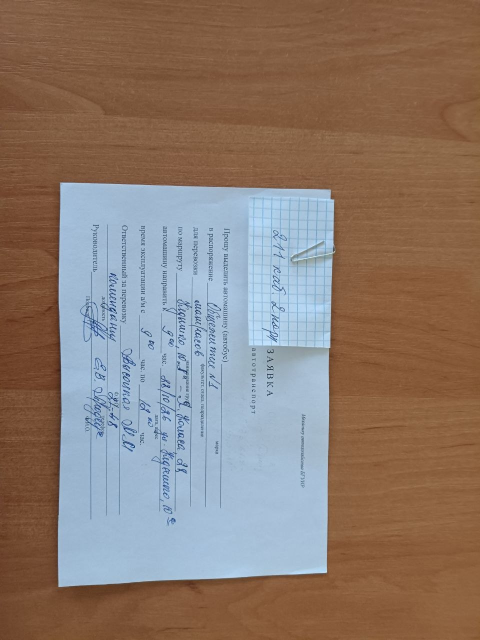
#> input picture test/1.jpg, 960 x 1280 px (shown at 1/2 size)
$ python -i scanner.py   (imports and definitions only)
#> lines starting #> are read from the running program, lines starting #| are printed output that depends on the picture; after the words box and inside, x2 and y2 are one past the last pixel; in counts of white or black regions, pixels touching at a corner belong together
"""Поиск документа на фотографии, выравнивание и очистка."""

from __future__ import annotations

import os
from dataclasses import dataclass
from typing import Optional

import cv2
import numpy as np
from PIL import Image, ImageOps

MAX_DETECT_SIZE = 1400
MIN_AREA_RATIO = 0.05


@dataclass
class ScanResult:
    """Результат обработки фотографии."""

    image: np.ndarray
    corners: np.ndarray
    found: bool


def load_image(path: str) -> np.ndarray:
    """Загружает изображение с учётом EXIF-поворота и юникод-путей."""
    with Image.open(path) as pil_image:
        pil_image = ImageOps.exif_transpose(pil_image)
        rgb = np.asarray(pil_image.convert("RGB"))
    return cv2.cvtColor(rgb, cv2.COLOR_RGB2BGR)


def save_image(path: str, image: np.ndarray, quality: int = 95) -> None:
    """Сохраняет BGR-изображение, корректно работая с юникод-путями."""
    extension = os.path.splitext(path)[1].lower() or ".png"
    params = []
    if extension in (".jpg", ".jpeg"):
        params = [cv2.IMWRITE_JPEG_QUALITY, int(quality)]
    ok, buffer = cv2.imencode(extension, image, params)
    if not ok:
        raise ValueError(f"Не удалось сохранить изображение в формате {extension}")
    buffer.tofile(path)


def order_points(points: np.ndarray) -> np.ndarray:
    """Упорядочивает 4 точки: левый верх, правый верх, правый низ, левый низ."""
    pts = np.asarray(points, dtype=np.float32).reshape(4, 2)
    rect = np.zeros((4, 2), dtype=np.float32)

    sums = pts.sum(axis=1)
    rect[0] = pts[np.argmin(sums)]
    rect[2] = pts[np.argmax(sums)]

    diffs = np.diff(pts, axis=1).ravel()
    rect[1] = pts[np.argmin(diffs)]
    rect[3] = pts[np.argmax(diffs)]
    return rect


def _approx_quad(contour: np.ndarray) -> Optional[np.ndarray]:
    perimeter = cv2.arcLength(contour, True)
    if perimeter <= 0:
        return None

    for epsilon in (0.02, 0.03, 0.04, 0.06):
        approx = cv2.approxPolyDP(contour, epsilon * perimeter, True)
        if len(approx) == 4 and cv2.isContourConvex(approx):
            return approx.reshape(4, 2).astype(np.float32)
    return None


def _best_quad(
    mask: np.ndarray, image_area: float, max_area_ratio: float = 1.01
) -> Optional[np.ndarray]:
    contours, _ = cv2.findContours(mask, cv2.RETR_LIST, cv2.CHAIN_APPROX_SIMPLE)
    contours = sorted(contours, key=cv2.contourArea, reverse=True)[:50]

    best_quad = None
    best_area = 0.0
    for contour in contours:
        if cv2.contourArea(contour) < image_area * MIN_AREA_RATIO:
            continue

        quad = _approx_quad(contour)
        if quad is None:
            continue

        quad_area = abs(float(cv2.contourArea(quad)))
        ratio = quad_area / image_area
        if not (MIN_AREA_RATIO <= ratio <= max_area_ratio):
            continue

        if quad_area > best_area:
            best_area = quad_area
            best_quad = quad

    return best_quad


def detect_document_corners(image: np.ndarray) -> Optional[np.ndarray]:
    """Находит углы самого крупного четырёхугольника (документа) на фото."""
    if image is None or image.size == 0:
        return None

    height, width = image.shape[:2]
    scale = min(1.0, MAX_DETECT_SIZE / float(max(height, width)))
    if scale < 1.0:
        small = cv2.resize(
            image, None, fx=scale, fy=scale, interpolation=cv2.INTER_AREA
        )
    else:
        small = image

    gray = cv2.cvtColor(small, cv2.COLOR_BGR2GRAY)
    gray = cv2.GaussianBlur(gray, (5, 5), 0)
    image_area = float(gray.shape[0] * gray.shape[1])

    median = float(np.median(gray))
    lower = int(max(0, 0.66 * median))
    upper = int(min(255, max(lower + 1, 1.33 * median)))

    edges = cv2.Canny(gray, lower, upper)
    edges = cv2.morphologyEx(
        edges, cv2.MORPH_CLOSE, np.ones((5, 5), np.uint8), iterations=2
    )
    edges = cv2.dilate(edges, np.ones((3, 3), np.uint8), iterations=1)

    _, otsu = cv2.threshold(gray, 0, 255, cv2.THRESH_BINARY + cv2.THRESH_OTSU)
    otsu_inverted = cv2.bitwise_not(otsu)

    quad = _best_quad(edges, image_area)
    if quad is None:
        quad = _best_quad(otsu, image_area, max_area_ratio=0.97)
    if quad is None:
        quad = _best_quad(otsu_inverted, image_area, max_area_ratio=0.97)
    if quad is None:
        return None

    if scale < 1.0:
        quad = quad / scale

    quad[:, 0] = np.clip(quad[:, 0], 0, width - 1)
    quad[:, 1] = np.clip(quad[:, 1], 0, height - 1)
    return quad.astype(np.float32)


def warp_document(image: np.ndarray, corners: np.ndarray) -> np.ndarray:
    """Выпрямляет документ по четырём углам (перспективное преобразование)."""
    rect = order_points(corners)
    top_left, top_right, bottom_right, bottom_left = rect

    width = int(
        max(
            np.linalg.norm(top_right - top_left),
            np.linalg.norm(bottom_right - bottom_left),
        )
    )
    height = int(
        max(
            np.linalg.norm(bottom_left - top_left),
            np.linalg.norm(bottom_right - top_right),
        )
    )
    width = max(width, 1)
    height = max(height, 1)

    destination = np.array(
        [[0, 0], [width - 1, 0], [width - 1, height - 1], [0, height - 1]],
        dtype=np.float32,
    )
    matrix = cv2.getPerspectiveTransform(rect, destination)
    return cv2.warpPerspective(
        image, matrix, (width, height), flags=cv2.INTER_CUBIC
    )


def _remove_shadows(image: np.ndarray) -> np.ndarray:
    """Выравнивает освещение и убирает тени, оценивая фон страницы."""
    height, width = image.shape[:2]
    scale = min(1.0, 700.0 / float(max(height, width)))

    if scale < 1.0:
        small = cv2.resize(
            image, None, fx=scale, fy=scale, interpolation=cv2.INTER_AREA
        )
    else:
        small = image

    shortest = min(small.shape[:2])
    kernel_size = max(15, (shortest // 15) | 1)
    kernel_size = min(kernel_size, 101)
    if kernel_size % 2 == 0:
        kernel_size += 1

    kernel = cv2.getStructuringElement(
        cv2.MORPH_RECT, (kernel_size, kernel_size)
    )

    backgrounds = []
    for channel in cv2.split(small.astype(np.float32)):
        background = cv2.morphologyEx(channel, cv2.MORPH_CLOSE, kernel)
        background = cv2.GaussianBlur(
            background, (0, 0), sigmaX=max(2.0, kernel_size / 3.0)
        )
        backgrounds.append(background)

    background_small = cv2.merge(backgrounds)
    if scale < 1.0:
        background = cv2.resize(
            background_small, (width, height), interpolation=cv2.INTER_LINEAR
        )
    else:
        background = background_small

    background_channels = cv2.split(background)
    corrected_channels = []
    for channel, channel_background in zip(
        cv2.split(image.astype(np.float32)), background_channels
    ):
        corrected = channel * 255.0 / np.maximum(channel_background, 1.0)
        corrected_channels.append(
            np.clip(corrected, 0, 255).astype(np.uint8)
        )

    return cv2.merge(corrected_channels)


def enhance_document(
    image: np.ndarray, bw: bool = False, remove_shadows: bool = True
) -> np.ndarray:
    """Делает документ «чистым»: убирает тени, повышает контраст или делает скан."""
    result = _remove_shadows(image) if remove_shadows else image.copy()

    if bw:
        gray = cv2.cvtColor(result, cv2.COLOR_BGR2GRAY)
        gray = cv2.bilateralFilter(gray, 5, 40, 40)
        _, binary = cv2.threshold(
            gray, 0, 255, cv2.THRESH_BINARY + cv2.THRESH_OTSU
        )
        return cv2.cvtColor(binary, cv2.COLOR_GRAY2BGR)

    lab = cv2.cvtColor(result, cv2.COLOR_BGR2LAB)
    lightness, channel_a, channel_b = cv2.split(lab)
    clahe = cv2.createCLAHE(clipLimit=1.5, tileGridSize=(8, 8))
    lightness = clahe.apply(lightness)
    return cv2.cvtColor(
        cv2.merge((lightness, channel_a, channel_b)), cv2.COLOR_LAB2BGR
    )


def process(
    image: np.ndarray, bw: bool = False, remove_shadows: bool = True
) -> ScanResult:
    """Полный цикл: поиск контура -> выпрямление -> очистка."""
    corners = detect_document_corners(image)
    found = corners is not None

    if corners is None:
        height, width = image.shape[:2]
        corners = np.array(
            [[0, 0], [width - 1, 0], [width - 1, height - 1], [0, height - 1]],
            dtype=np.float32,
        )

    warped = warp_document(image, corners)
    if min(warped.shape[:2]) < 2:
        warped = image.copy()

    cleaned = enhance_document(warped, bw=bw, remove_shadows=remove_shadows)
    return ScanResult(image=cleaned, corners=corners, found=found)

>>> import cv2
>>> picture = cv2.cvtColor(cv2.imread('../1.jpg'), cv2.COLOR_BGR2RGB)
>>> result = process(picture)
#> in detect_document_corners, `gray = cv2.cvtColor(small, cv2.COLOR_BGR2GRAY)`:
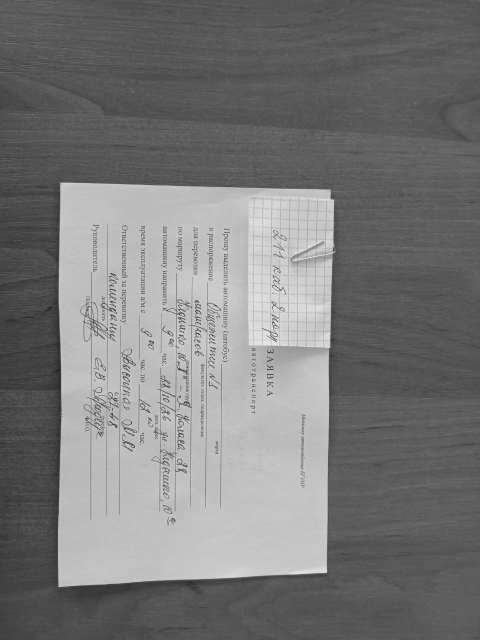
#> gray: shape (1280, 960) (shown at 1/2 size); min 19, max 252, mean 121.3
#> in detect_document_corners, `median = float(np.median(gray))`: median = 92
#> in detect_document_corners, `lower = int(max(0, 0.66 * median))`: lower = 60
#> in detect_document_corners, `upper = int(min(255, max(lower + 1, 1.33 * median)))`: upper = 122
#> in detect_document_corners, `edges = cv2.Canny(gray, lower, upper)`:
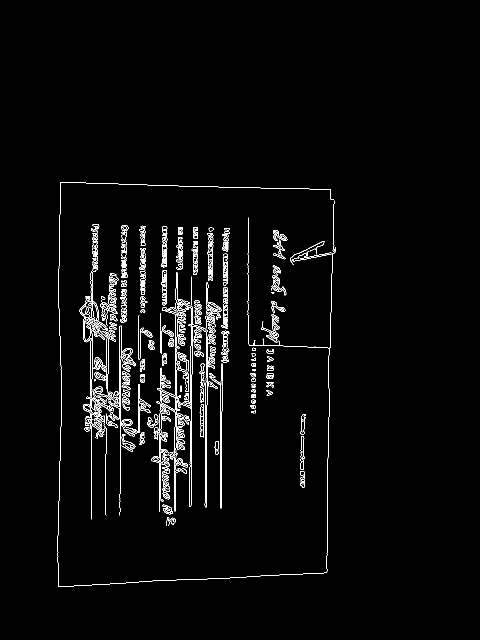
#> edges: shape (1280, 960) (shown at 1/2 size); 2.3% white in thin lines or dots, all inside (x1, y1, x2, y2) = (115, 365, 672, 1174)
#> in detect_document_corners, `edges = cv2.morphologyEx( edges, cv2.MORPH_CLOSE, np.ones((5, 5), np.u..`: edges: shape (1280, 960); 5.7% white; 9 white regions, largest, box (x1, y1, x2, y2) and area: (159, 449, 460, 1052) 54120, (115, 365, 672, 1174) 8236, (278, 451, 295, 626) 1697
#> in detect_document_corners, `edges = cv2.dilate(edges, np.ones((3, 3), np.uint8), iterations=1)`: edges: shape (1280, 960); 7.3% white; 9 white regions, largest, box (x1, y1, x2, y2) and area: (158, 448, 461, 1053) 64150, (114, 364, 673, 1175) 15808, (277, 450, 296, 627) 2101
#> in detect_document_corners, `_, otsu = cv2.threshold(gray, 0, 255, cv2.THRESH_BINARY + cv2.THRESH_O..`:
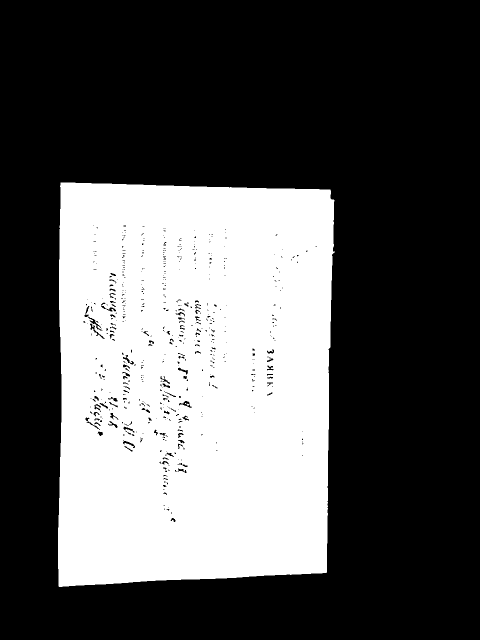
#> otsu: shape (1280, 960) (shown at 1/2 size); 34% white; 1 white region, box (x1, y1, x2, y2) and area: (116, 365, 670, 1174) 418349
#> in detect_document_corners, `otsu_inverted = cv2.bitwise_not(otsu)`: otsu_inverted: shape (1280, 960); 66% white; 1 black region
#> in _best_quad, `contours, _ = cv2.findContours(mask, cv2.RETR_LIST, cv2.CHAIN_APPROX_S..`: contours = 38 contours; largest, box (x1, y1, x2, y2) and area: (114, 364, 673, 1175) 427830, (116, 366, 667, 1173) 415483, (158, 448, 461, 1053) 71826, (216, 681, 239, 784) 2116, (277, 450, 296, 627) 1910
#> the loop in _best_quad, `for contour in contours:` made 38 passes
#> (perimeter in _approx_quad, quad_area, ratio, best_area, best_quad) on pass 1: (2701.9, 426416, 0.347, 426416, [[119, 364], [116, 1174], [654, 1146], [662, 378]])
#> (perimeter in _approx_quad, quad, quad_area, ratio) on pass 2: (4599.3, [[122, 366], [660, 381], [651, 1144], [117, 1170]], 419917.5, 0.342)
#> after the loop in _best_quad, `for contour in contours:`: best_area = 426416
#> in detect_document_corners, `quad = _best_quad(edges, image_area)`: quad = [[119, 364], [116, 1174], [654, 1146], [662, 378]]
#> in process, `found = corners is not None`: found = True
#> in order_points, `pts = np.asarray(points, dtype=np.float32).reshape(4, 2)`: pts = [[119, 364], [116, 1174], [654, 1146], [662, 378]]
#> in order_points, `sums = pts.sum(axis=1)`: sums = [483, 1290, 1800, 1040]
#> in order_points, `diffs = np.diff(pts, axis=1).ravel()`: diffs = [245, 1058, 492, -284]
#> in warp_document, `rect = order_points(corners)`: rect = [[119, 364], [662, 378], [654, 1146], [116, 1174]]
#> in warp_document, `top_left, top_right, bottom_right, bottom_left = rect`: top_left = [119, 364]; top_right = [662, 378]; bottom_right = [654, 1146]; bottom_left = [116, 1174]
#> in warp_document, `width = int( max( np.linalg.norm(top_right - top_left), np.linalg.norm..`: width = 543
#> in warp_document, `height = int( max( np.linalg.norm(bottom_left - top_left), np.linalg.n..`: height = 810
#> in warp_document, `destination = np.array( [[0, 0], [width - 1, 0], [width - 1, height - ..`: destination = [[0, 0], [542, 0], [542, 809], [0, 809]]
#> in warp_document, `matrix = cv2.getPerspectiveTransform(rect, destination)`: matrix = [[0.931, 0.00345, -112.1], [-0.0251, 0.973, -351.2], [-9.43e-05, -1.25e-05, 1]]
#> the loop in _remove_shadows, `for channel in cv2.split(small.astype(np.float32)):` made 3 passes
#> after the loop in _remove_shadows, `for channel in cv2.split(small.astype(np.float32)):`: backgrounds = 3 items
#> in _remove_shadows, `background_small = cv2.merge(backgrounds)`:
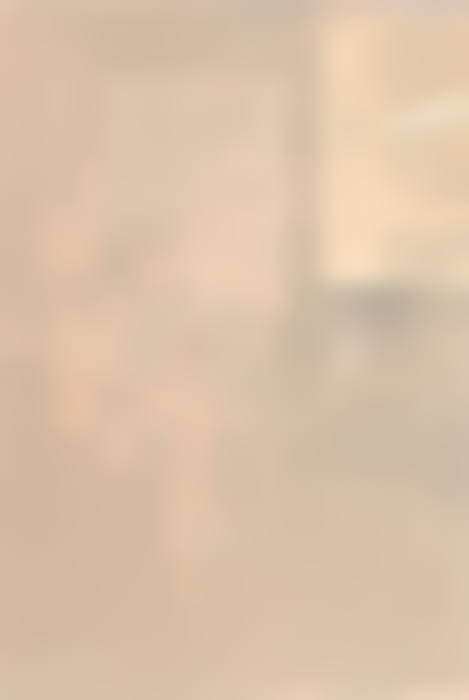
#> background_small: shape (700, 469, 3) float32; mean of channels 0, 1, 2 169.4, 194.7, 219.4; drawn as B, G, R
#> the loop in _remove_shadows, `for channel, channel_background in zip( cv2.split(image.astype(np.floa..` made 3 passes
#> pass 3, in _remove_shadows, `corrected = channel * 255.0 / np.maximum(channel_background, 1.0)`:
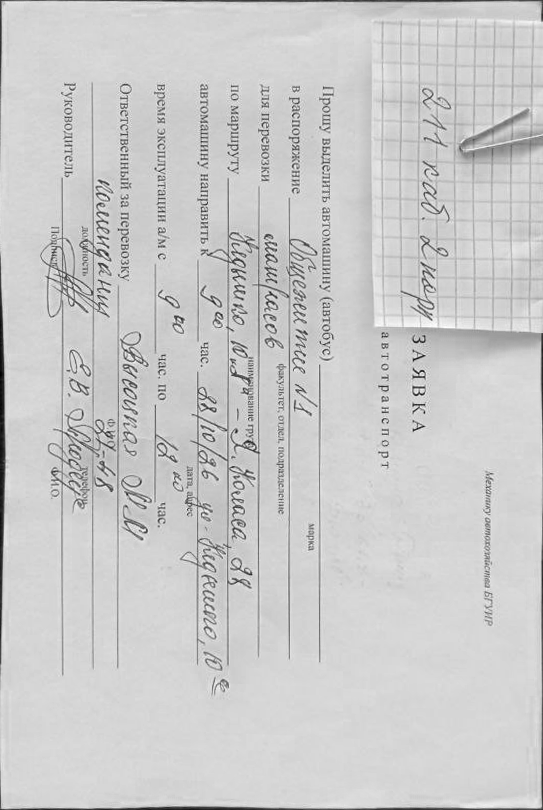
#> corrected: shape (810, 543) float32; min 22.27, max 296.1, mean 240.5; drawn with min black and max white
#> in enhance_document, `lab = cv2.cvtColor(result, cv2.COLOR_BGR2LAB)`: lab: shape (810, 543, 3); mean of channels 0, 1, 2 240.7, 128, 129.1
#> in enhance_document, `lightness, channel_a, channel_b = cv2.split(lab)`:
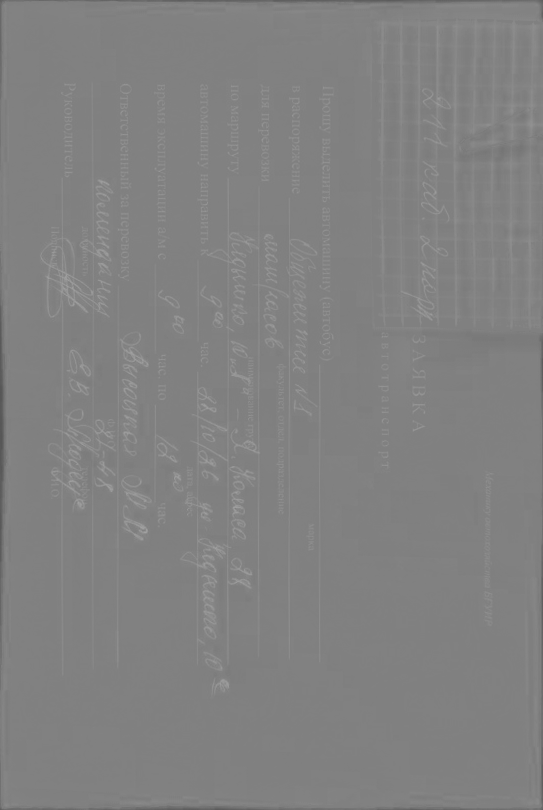
#> channel_b: shape (810, 543); min 86, max 162, mean 129.1
#> in enhance_document, `return cv2.cvtColor( cv2.merge((lightness, channel_a, channel_b)), cv2..`:
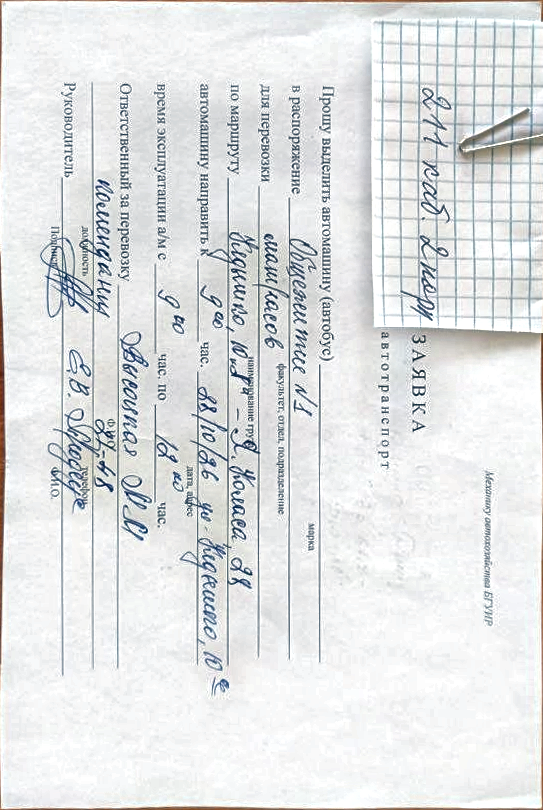
#> returned value: shape (810, 543, 3); mean R, G, B 225.6, 227.6, 228.3
